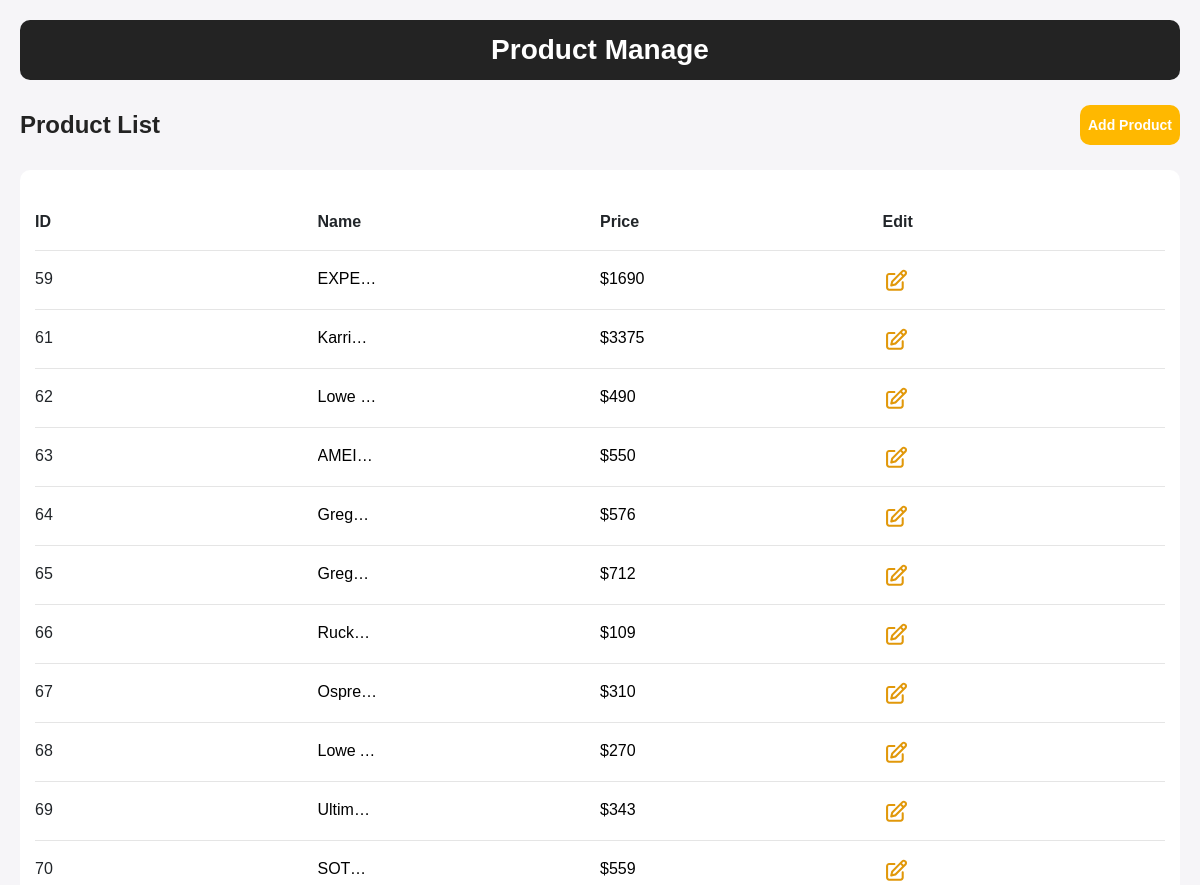
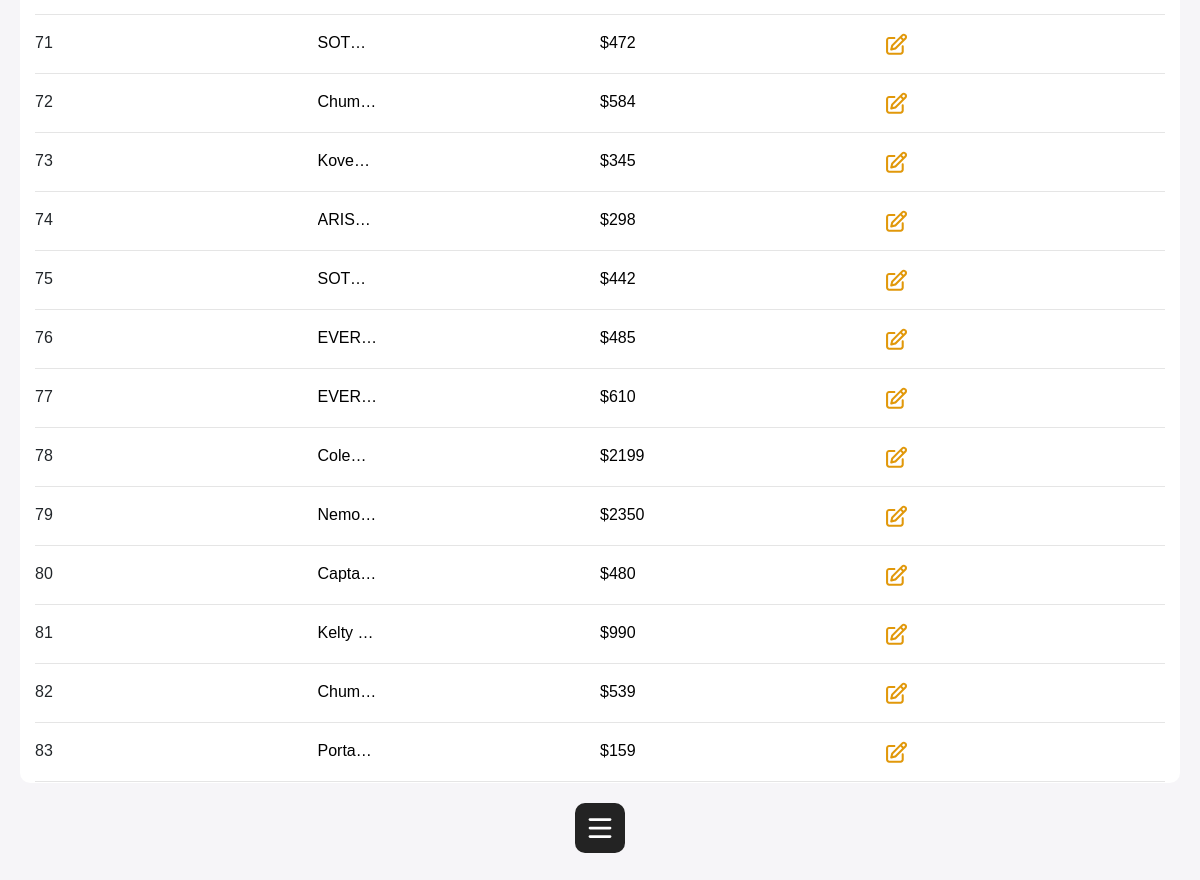
The page /admin/product.php (signed in) on the database its author committed (2 pictures, top to bottom).
### tables this page shows
CREATE TABLE `products` (
  `ProductID` int(11) NOT NULL,
  `ProductName` varchar(255) DEFAULT NULL,
  `ProductDescription` varchar(255) DEFAULT NULL,
  `ProductPrice` int(11) DEFAULT NULL,
  `ProductQuantity` int(11) DEFAULT NULL,
  `ProductSize` varchar(255) DEFAULT NULL,
  `ProductColor` varchar(255) DEFAULT NULL,
  `PositiveVote` int(11) DEFAULT NULL,
  `CategoryName` varchar(255) DEFAULT NULL,
  `SubCategoryName` varchar(255) DEFAULT NULL
);

### view_products.php (called while the page is built, shortened)
<?php
function viewProducts()
{
    include 'config/database.php';
    $sql = "SELECT * FROM Products";
    $result = mysqli_query($conn, $sql);
    $products = array();
    if (mysqli_num_rows($result) > 0) {
        while ($row = mysqli_fetch_assoc($result)) {
            $products[] = $row;
        }
    }
    return $products;
}
?>

### admin/product.php (the view, shortened to what this page needs)
<!DOCTYPE html>
<html lang="en">
<head>
    <link rel="stylesheet" href="admin.css">
    <link rel="stylesheet" href="../global.css">
    <link rel="stylesheet" href="https://maxcdn.bootstrapcdn.com/bootstrap/4.5.2/css/bootstrap.min.css">
</head>
<body onload="toProductManage()">
    <div class="product-manage-section" id="product-manage-section">
        <div class="content" id="content">
            <div class="title">
                Product Manage
            </div>
            <div class="top-section">
                <div class="sub-title">
                    Product List
                </div>
                <a href="/admin/add_product.php">
                    <button class="product-add-button">
                        Add Product
                    </button>
                </a>
            </div>
            <div class="product-list-container">
                <div class="product-list-content">
                    <div class="container-fluid table-column">
                        <div class="row">
                            <div class="col table-header">
                                ID
                            </div>
                            <div class="col table-header">
                                Name
                            </div>
                            <div class="col table-header">
                                Price
                            </div>
                            <div class="col table-header">
                                Edit
                            </div>
                        </div>
                        <hr class="h-line2">
                        <?php
                        require_once("../view_products.php");
                        require("../config/database.php");
                        $products = viewProducts();
                        if (count($products) > 0) {
                            foreach ($products as $product) {
                                $productName = $product['ProductName'];
                                $imageSQL = "SELECT ImagePath FROM images WHERE ProductName = '$productName' LIMIT 1";
                                $res2 = mysqli_query($conn, $imageSQL);
                                $imagePath = '';
                                if (mysqli_num_rows($res2) > 0) {
                                    $image = mysqli_fetch_assoc($res2);
                                    $imagePath = $image['ImagePath'];
                                }
                                echo
                                "
                                <div class='row'>
                                <div class='col table-content'>
                                    " . $product["ProductID"] . "
                                </div>
                                    " . "<img src='$imagePath' alt='image' width='80'>" . "
                                <div class='col table-content'>
                                    <div class='product-name'>
                                        " . $product["ProductName"] . "
                                    </div>
                                </div>
                                <div class='col table-content'>
                                <div class='product-name'>
                                    " . '$' . $product["ProductPrice"] . "
                                </div>
                                </div>
                                    " . $product["ProductQuantity"] . "
                                    " . $product["PositiveVote"] . "
                                    " . $product["CategoryName"] . "
                                    " . $product["SubCategoryName"] . "
                                <div class='col table-content'>
                                    <a href='/admin/edit_product.php?id=" . $product["ProductID"] . "' onclick='toProductEdit()'>
                                    </a>
                                </div>
                                    <a href='/admin/delete_product.php?name=" . $product["ProductName"] . "' onclick='toProductManage()'>
                                    </a>
                                </div>
                                <hr class='h-line3'>";
                            }
                        } else {
                            echo "<p>No products found.</p>";
                        }
                        ?>
                    </div>
                </div>
            </div>
            <div class="burger_container">
            </div>
        </div>
    </div>
</body>
</html>

### admin/admin.css (style rules this page uses)
body { width: 100%; height: 100vh; overflow-x: hidden; display: flex; flex-direction: row; margin: 0px; overflow-y: hidden; }
.product-manage-section { width: 100%; overflow-x: hidden; height: 100%; display: flex; flex-direction: row; justify-content: space-between; }
.content { width: 100%; height: 100%; padding: 40px; display: flex; flex-direction: column; background-color: #f6f5f8; }
.content .title { font-size: 28px; font-weight: 700; font-family: "Poppins", sans-serif; height: 60px; color: #fff; background-color: #232323; border-radius: 10px; display: flex; align-items: center; justify-content: center; }
.content .sub-title { font-size: 24px; font-weight: 600; font-family: "Poppins", sans-serif; margin: 0px; color: #232323; }
.top-section { display: flex; justify-content: space-between; align-items: center; width: 100%; margin: 15px 0px 0px 0px; }
.product-add-button { width: 100px; height: 40px; background-color: #ffb800; border: none; color: white; font-size: 14px; font-weight: 600; border-radius: 10px; font-family: "Poppins", sans-serif; margin: 25px 0px; transition: all 0.2s ease-in-out; }
.product-list-container { width: 100%; height: 550px; overflow-y: scroll; display: flex; flex-direction: row; flex-wrap: wrap; justify-content: space-between; background-color: white; border-radius: 10px; }
.product-list-content { width: 100%; height: 100%; display: flex; flex-direction: column; padding: 10px; margin: 20px 0px 10px 0px; }
.row { display: flex; flex-direction: row; justify-content: space-between; width: 100%; margin: 10px 0px 10px 0px; }
.table-header { font-family: "Poppins", sans-serif; font-weight: 700; }
.table-content { font-family: "Poppins", sans-serif; font-weight: 500; white-space: nowrap; }
.product-name { color: black !important; white-space: nowrap; width: 60px; overflow: hidden; text-overflow: ellipsis; border: none !important; border-bottom: none !important; }
.burger_container { display: none; }
@media screen and (max-width: 1200px) { .content { width: 100%; height: 100%; padding: 20px; display: flex; flex-direction: column; background-color: #f6f5f8; } }
@media screen and (max-width: 1200px) { .product-list-container { height: 65%; font-family: "Poppins", sans-serif; } }
@media screen and (max-width: 1200px) { .product-list-content { padding: 0px; margin: 30px 0px 10px 0px; } }
@media screen and (max-width: 1200px) { .top-section { display: flex; justify-content: space-between; align-items: center; width: 100%; margin: 0px 0px 0px 0px; } }
@media screen and (max-width: 1200px) { .burger_container { align-self: center; width: 50px; display: flex; justify-content: center; margin-top: 20px; background-color: #232323; border-radius: 10px; z-index: 99; } }
@media screen and (max-width: 1200px) { .content .title { font-size: 28px; font-weight: 700; font-family: "Poppins", sans-serif; height: 60px; color: #fff; background-color: #232323; border-radius: 10px; display: flex; align-items: center; justify-content: center; } }

### global.css (style rules this page uses)
body { margin: 0px; font-family: "Poppins", sans-serif; background-color: #f6f5f8; }
.top-section { width: 100%; }
.ham { cursor: pointer; -webkit-tap-highlight-color: transparent; transition: transform 300ms; -moz-user-select: none; -webkit-user-select: none; -ms-user-select: none; user-select: none; }
::placeholder { color: white; opacity: 1; }

### rows shown on the page
products: ProductID "59", ProductName "EXPE…", ProductPrice "1690"
products: ProductID "61", ProductName "Karri…", ProductPrice "3375"
products: ProductID "62", ProductName "Lowe…", ProductPrice "490"
products: ProductID "63", ProductName "AMEI…", ProductPrice "550"
products: ProductID "64", ProductName "Greg…", ProductPrice "576"
products: ProductID "65", ProductName "Greg…", ProductPrice "712"
products: ProductID "66", ProductName "Ruck…", ProductPrice "109"
products: ProductID "67", ProductName "Ospre…", ProductPrice "310"
products: ProductID "68", ProductName "Lowe…", ProductPrice "270"
products: ProductID "69", ProductName "Ultim…", ProductPrice "343"
products: ProductID "70", ProductName "SOT…", ProductPrice "559"
products: ProductID "71", ProductName "SOT…", ProductPrice "472"
products: ProductID "72", ProductName "Chum…", ProductPrice "584"
products: ProductID "73", ProductName "Kove…", ProductPrice "345"
products: ProductID "74", ProductName "ARIS…", ProductPrice "298"
products: ProductID "75", ProductName "SOT…", ProductPrice "442"
products: ProductID "76", ProductName "EVER…", ProductPrice "485"
products: ProductID "77", ProductName "EVER…", ProductPrice "610"
products: ProductID "78", ProductName "Cole…", ProductPrice "2199"
products: ProductID "79", ProductName "Nemo…", ProductPrice "2350"
products: ProductID "80", ProductName "Capta…", ProductPrice "480"
products: ProductID "81", ProductName "Kelty…", ProductPrice "990"
products: ProductID "82", ProductName "Chum…", ProductPrice "539"
products: ProductID "83", ProductName "Porta…", ProductPrice "159"
